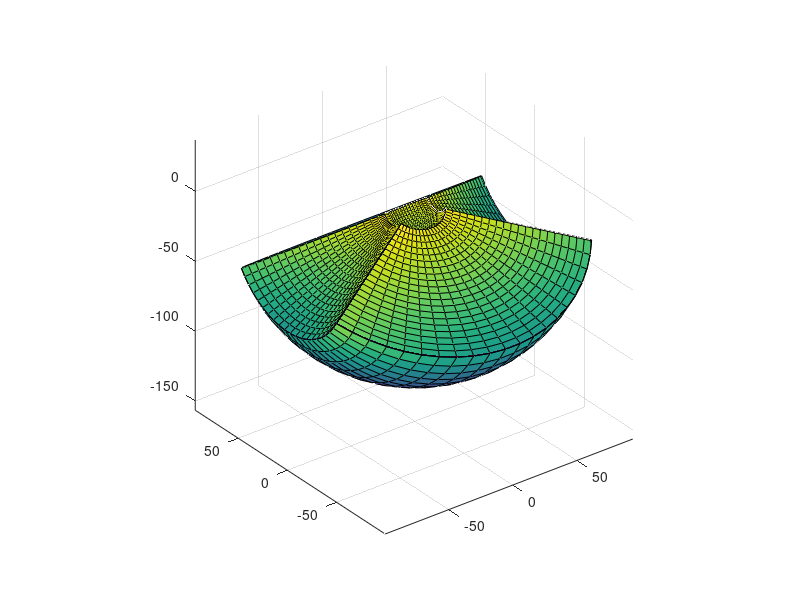

MATLAB code for this plot:
function workspace3
reset(gca);
r = 20;
[phi,theta0]= meshgrid(7*pi/6:.1:11*pi/6,pi/6:.1:5*pi/6);
    x = r*cos(phi);
    y = r*sin(phi).*cos(theta0);
    z = r*sin(phi).*sin(theta0);
 surf(x,y,z);
hold on
r = 115;
[phi,theta0]= meshgrid(7*pi/6:.1:11*pi/6,pi/6:.1:5*pi/6);
    x = r*cos(phi);
    y = r*sin(phi).*cos(theta0);
    z = r*sin(phi).*sin(theta0);
 surf(x,y,z);
 hold on
 phi = 11*pi/6-0.1;
[r,theta0]= meshgrid(linspace(20,115,21),pi/6:.1:5*pi/6);
    x = r.*cos(phi);
    y = r.*sin(phi).*cos(theta0);
    z = r.*sin(phi).*sin(theta0);
  surf(x,y,z);
 hold on
 phi = 7*pi/6;
[r,theta0]= meshgrid(linspace(20,115,21),pi/6:.1:5*pi/6);
    x = r.*cos(phi);
    y = r.*sin(phi).*cos(theta0);
    z = r.*sin(phi).*sin(theta0);
  surf(x,y,z);
 hold on
 theta0 = pi/6;
[r,phi]= meshgrid(linspace(20,115,21),7*pi/6:.1:11*pi/6);
    x = r.*cos(phi);
    y = r.*sin(phi).*cos(theta0);
    z = r.*sin(phi).*sin(theta0);
 surf(x,y,z);
 hold on
  theta0 = 5*pi/6 - 0.1;
[r,phi]= meshgrid(linspace(20,115,21),7*pi/6:.1:11*pi/6);
    x = r.*cos(phi);
    y = r.*sin(phi).*cos(theta0);
    z = r.*sin(phi).*sin(theta0);
  surf(x,y,z);
 hold on
 axis('equal');